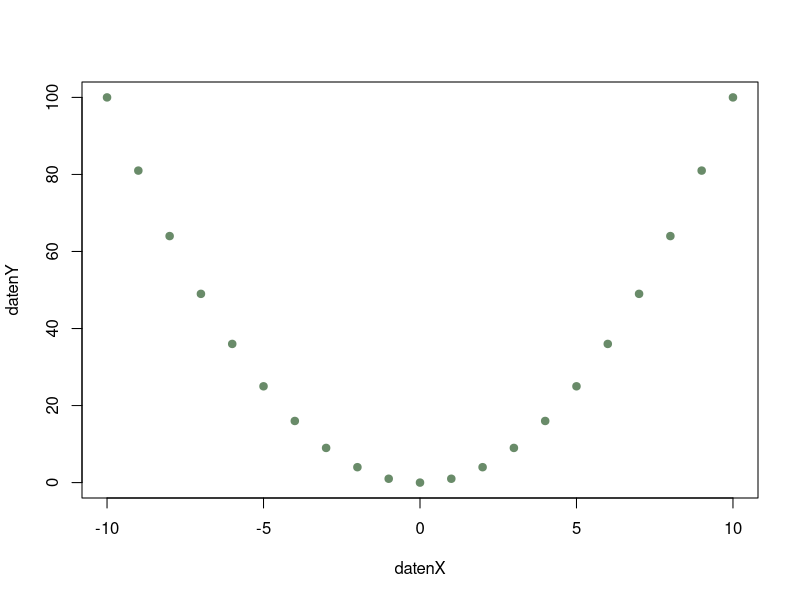

The R source for this figure:
#############################################
#   Korrelationskoeffizienten               #
#############################################

datenX <- c((-10):10)
datenY <- c(datenX^2)

# Graphische Darstellung
plot(datenX, datenY, col = "darkseagreen4", pch=19)


# Korrelation (Zusammenhang) bestimmen
cor(datenX, datenY)

# Liegen die Daten Symmetrisch zur y-Achse, so ist die Korrelation = 0

# Bei e- Zahlen diese Option aktivieren
options(scipen = 999)
